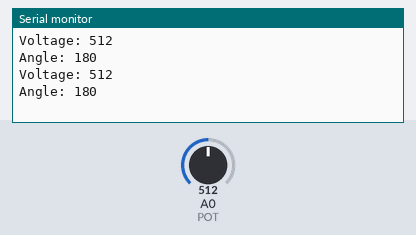
Recording of a sketch running on a simulated Arduino Uno, built with avr-gcc and run on an emulated ATmega328P. Shown: the last lines printed to the serial monitor. Inputs (shaded band) come from the test bench; at power-on: A0 (POT) = 512.

Above: at 1.8 s.
1.9 s: A0 (POT) set to 716
At 2.4 s:
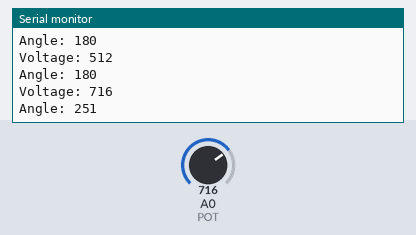
3.4 s: A0 (POT) set to 900
At 4.8 s:
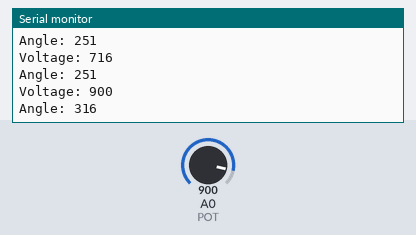
Timing chart, 0 to 6.4 s (numbered marks = the images above; inputs shaded):
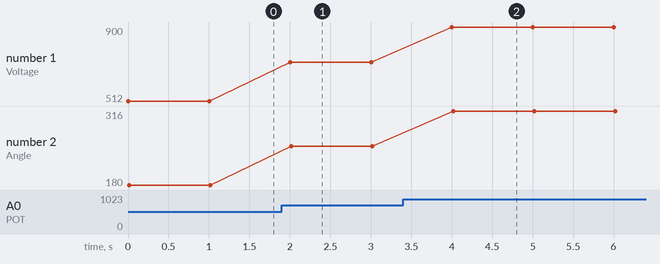

The sketch:

Potentiometer_v1.ino
```cpp
// Potentiometer connection to A0 port
#define POT A0

int pot_val = 0;
int angle = 0;

void setup() {

  Serial.begin(9600);

  pinMode(POT, INPUT);

}

void loop() {

  //Map the voltage to the degree
  pot_val = analogRead(POT);
  angle = map(pot_val, 0, 1023, 0, 360);

  Serial.print("Voltage: ");
  Serial.println(pot_val);
  Serial.print("Angle: ");
  Serial.println(angle);

  delay(1000);
}
```

Measured:
- after the input at 1.9 s, the serial monitor: prints a new line after 0.10 s (image 1)
- after the input at 3.4 s, the serial monitor: prints a new line after 0.60 s (image 2)
- plotted number 1: 512 → 716 after the input at 1.9 s, 716 → 900 after the input at 3.4 s
- plotted number 2: 180 → 251 after the input at 1.9 s, 251 → 316 after the input at 3.4 s
